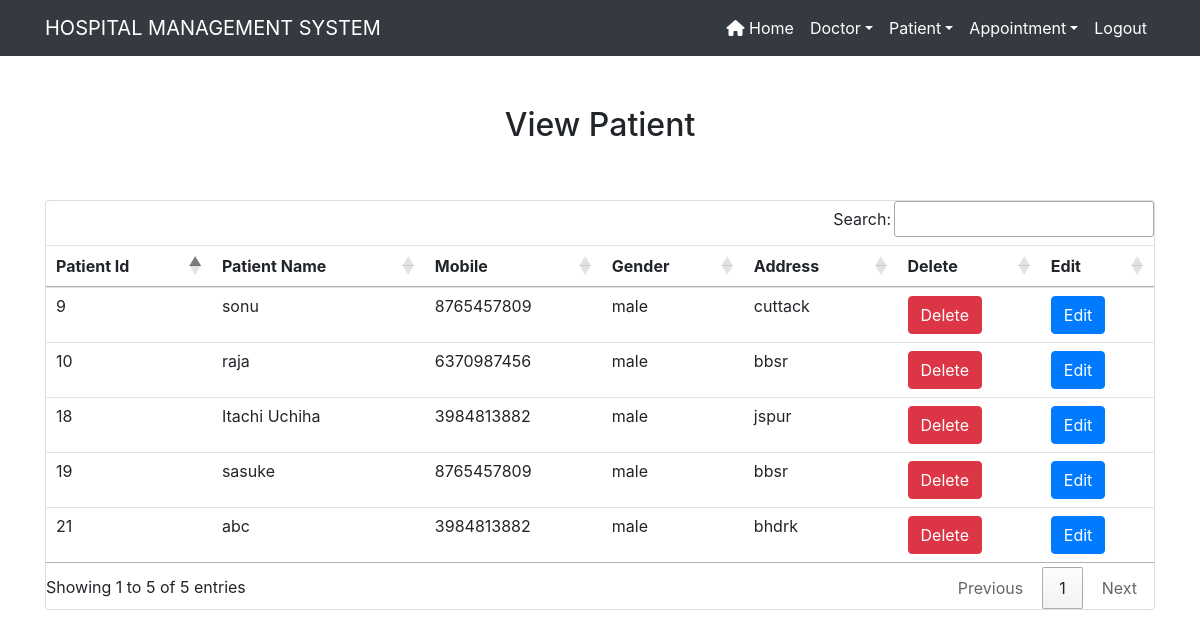
Page /view_patient/ (signed in) on the committed database.
### hospital/models.py (models this page shows, shortened)
class Patient(models.Model):
    name = models.CharField(max_length=50)
    mobile = models.IntegerField(null=True)
    gender = models.CharField(max_length=10)
    address = models.CharField(max_length=150)

### hospital/views.py (the view)
# urls.py: path('view_patient/', View_Patient,name='view_patient'),
def View_Patient(request):
    if not request.user.is_staff:
        return redirect('login')
    pat = Patient.objects.all()
    d = {'pat':pat}
    return render(request,'view_patient.html',d)

### hospital/templates/view_patient.html (shortened to what this page needs)
{% extends 'nvgbar.html' %}
{% load static %}
{% block body %}
<div class="container" style="margin-top:50px;">
    <h2 class="text-center">View Patient</h2>
    <br><br>
    <div class="card">
    <table class="table table-hover" id="example">
        <thead>
            <tr>
                <th>Patient Id</th>
                <th>Patient Name</th>
                <th>Mobile</th>
                <th>Gender</th>
                <th>Address</th>
                <th>Delete</th>
                <th>Edit</th>
            </tr>
        </thead>
        <tbody>
            {% for i in pat %}
            <tr>
                <td>{{i.id}}</td>
                <td>{{i.name}}</td>
                <td>{{i.mobile}}</td>
                <td>{{i.gender}}</td>
                <td>{{i.address}}</td>
                <td><a href="{% url 'delete_patient' i.id %}" onclick="return confirm ('Are you sure to detele?')" class="btn btn-danger">Delete</a></td>
                <td><a href="{% url 'edit_patient' i.id %}"onclick="return confirm ('Are you want to edit?')" class="btn btn-primary">Edit</a></td>
            </tr>
            {% endfor %}
        </tbody>
    </table>
   </div>
</div>
{% endblock %}

### rows in the picture
Patient: id "9", name "sonu", mobile "8765457809", gender "male", address "cuttack"
Patient: id "10", name "raja", mobile "6370987456", gender "male", address "bbsr"
Patient: id "18", name "Itachi Uchiha", mobile "3984813882", gender "male", address "jspur"
Patient: id "19", name "sasuke", mobile "8765457809", gender "male", address "bbsr"
Patient: id "21", name "abc", mobile "3984813882", gender "male", address "bhdrk"
